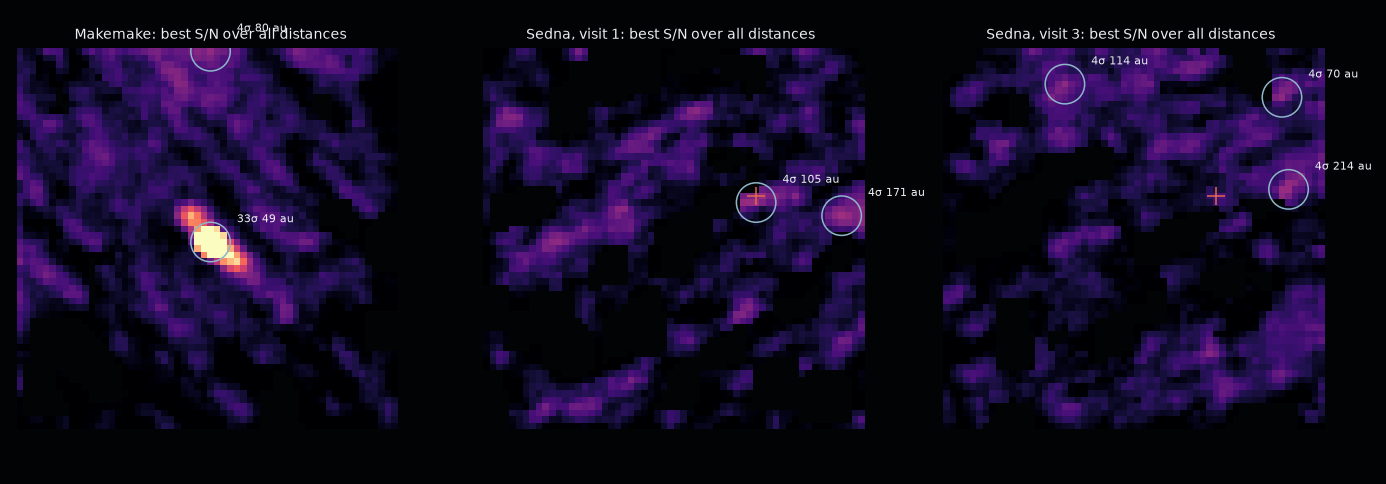

Write Python code to recreate this figure.
"""Search a whole field for moving bodies, without clicking anything: shift-and-stack the full field per distance.

Within a few arcminutes, a distant body's motion at a given distance is the same everywhere in the field, so
instead of sweeping distances from one clicked point, every exposure of a visit (stars removed with a static
sky from other visits) is shifted as a whole for each trial distance and stacked. A body at that distance adds
up to a point wherever it is; the best S/N over all distances, per pixel, is a detection map. Peaks in it are
candidates. The same search on the negated residuals (noise only: no real source is negative) counts how many
candidates noise alone gives at each S/N.

Run from service/:  ../.venv/Scripts/python ../probes/p18_field_search.py
Writes probes/p18_field_search.json and probes/p18_field_search.png.

Code written with AI assistance (Claude); see AI_USAGE.md.
"""
from __future__ import annotations

import json
import sys
from concurrent.futures import ThreadPoolExecutor
from pathlib import Path

import numpy as np
from scipy.ndimage import map_coordinates, maximum_filter, uniform_filter

sys.path.insert(0, str(Path(__file__).resolve().parents[1] / "service"))
from sedna.api import index  # noqa: E402
from sedna.archive import horizons  # noqa: E402
from sedna.archive.cutout import read_cutout  # noqa: E402
from sedna.archive.skyindex import split_visits  # noqa: E402
from sedna.focus_service import densest_window  # noqa: E402
from sedna.follow_service import _normalised  # noqa: E402
from sedna.science import parallax  # noqa: E402
from sedna.science.focus import distance_ladder  # noqa: E402
from sedna.science.stack import Grid, resample, robust_mean  # noqa: E402

OUT = Path(__file__).resolve().parent
distances = distance_ladder()[:-1]  # 72 trial distances, 25-600 au
STAR_SIGMA = 4.0  # static sky brighter than this (in exposure noise) counts as a star
MIN_MOTION_PX = 2.0  # a body that moves less than this in the window cannot be told from a star residual


def residuals(idx, ra, dec, size, visit, detectors, window_days):
    """The visit's exposures (densest window) on a fixed grid, minus a static sky from the other visits."""
    grid = Grid(ra, dec, size)
    gra, gdec = grid.sky()
    hits = idx.lookup(ra, dec, detectors=detectors)
    visits = split_visits(hits)
    own = densest_window(visits[visit], window_days)
    t0, t1 = visits[visit][0].mjd - 20, visits[visit][-1].mjd + 20
    others = [h for h in hits if not (t0 <= h.mjd <= t1)]

    def on_grid(h):
        try:
            cut = read_cutout(h.key, ra, dec, half=int(size * 0.75) + 4)
        except Exception:
            return None
        if cut is None or _normalised(cut) is None:
            return None
        return resample(cut, gra, gdec)

    with ThreadPoolExecutor(24) as pool:
        own_p = list(pool.map(on_grid, own))
        sky_p = list(pool.map(on_grid, others))
    static = {}
    for det in detectors:
        planes = [p for h, p in zip(others, sky_p) if p is not None and h.det == det]
        if len(planes) >= 3:
            static[det] = np.nanmedian(np.array(planes), axis=0)
    # near bright stars the subtraction leaves residuals of either sign: mask them (and 2 pixels around)
    bright = np.zeros((size, size), bool)
    for tpl in static.values():
        bright |= np.nan_to_num(tpl) > STAR_SIGMA
    bright = maximum_filter(bright.astype(np.uint8), size=5).astype(bool)
    usable = [(h, np.where(bright, np.nan, p - static[h.det])) for h, p in zip(own, own_p) if p is not None and h.det in static]
    return grid, usable, len(visits)


def search(grid, usable, sign=1.0, min_cover=0.6):
    """Best S/N over all trial distances at every pixel, and the distance that gave it."""
    mjd = np.array([h.mjd for h, _ in usable])
    t0 = mjd.min()
    earth = parallax.earth_position(mjd)
    earth0 = parallax.earth_position([t0])[0]
    ra_t, dec_t = parallax.predict_track(grid.ra, grid.dec, t0, distances, mjd, earth=earth, earth0=earth0)  # (D, T)
    c = (grid.size - 1) / 2
    j, i = np.mgrid[0 : grid.size, 0 : grid.size].astype(float)
    best = np.full((grid.size, grid.size), -np.inf)
    best_d = np.zeros((grid.size, grid.size))
    for d in range(len(distances)):
        px_all, py_all = grid.pixel_of(ra_t[d], dec_t[d])
        if np.hypot(np.ptp(px_all), np.ptp(py_all)) < MIN_MOTION_PX:
            continue
        planes = []
        for t, (_, resid) in enumerate(usable):
            px, py = grid.pixel_of(ra_t[d, t], dec_t[d, t])
            dx, dy = float(px) - c, float(py) - c  # where a body at this distance has moved by time t
            planes.append(sign * map_coordinates(resid, [j + dy, i + dx], order=1, mode="constant", cval=np.nan))
        cube = np.array(planes)
        cover = np.isfinite(cube).mean(axis=0)
        stack = robust_mean(cube)
        stack = np.where(cover >= min_cover, stack, np.nan)
        box = uniform_filter(np.nan_to_num(stack), size=3) * 9
        ok = np.isfinite(stack)
        if ok.sum() < 50:
            continue
        noise = 1.4826 * np.median(np.abs(box[ok] - np.median(box[ok])))
        snr = np.where(ok, (box - np.median(box[ok])) / noise, -np.inf)
        better = snr > best
        best[better], best_d[better] = snr[better], distances[d]
    return best, best_d


def peaks(best, best_d, grid, threshold, n=10):
    finite = np.where(np.isfinite(best), best, -np.inf)
    local = (finite == maximum_filter(finite, size=7)) & (finite >= threshold)
    ys, xs = np.nonzero(local)
    order = np.argsort(-finite[ys, xs])[:n]
    out = []
    for k in order:
        y, x = int(ys[k]), int(xs[k])
        out.append({"x": x, "y": y, "snr": round(float(finite[y, x]), 2), "distance_au": round(float(best_d[y, x]), 1)})
    return out


def run(name, ra, dec, visit, detectors, truth=None, fov_arcmin=6.0, window_days=6.0):
    idx = index()
    size = int(round(fov_arcmin * 60 / 6.15)) | 1
    grid, usable, nvis = residuals(idx, ra, dec, size, visit, detectors, window_days)
    best, best_d = search(grid, usable)
    neg, neg_d = search(grid, usable, sign=-1.0)
    real = peaks(best, best_d, grid, 4.0, n=12)
    noise_peaks = peaks(neg, neg_d, grid, 4.0, n=200)
    where = None
    if truth is not None:  # where the known body is in the grid at the window's start, and the map's value there
        px, py = grid.pixel_of(truth[0], truth[1])
        tx, ty = int(round(float(px))), int(round(float(py)))
        if 0 <= tx < grid.size and 0 <= ty < grid.size:
            y0, y1, x0, x1 = max(0, ty - 2), ty + 3, max(0, tx - 2), tx + 3
            k = np.unravel_index(np.nanargmax(np.where(np.isfinite(best[y0:y1, x0:x1]), best[y0:y1, x0:x1], -np.inf)), best[y0:y1, x0:x1].shape)
            near = round(float(best[y0 + k[0], x0 + k[1]]), 2)  # compared rounded, like the candidates' S/N
            where = {"x": tx, "y": ty, "snr_near": near, "distance_near_au": round(float(best_d[y0 + k[0], x0 + k[1]]), 1),
                     "rank": 1 + sum(1 for p in real if p["snr"] > near)}
    result = {
        "field": name, "ra": ra, "dec": dec, "visit": visit + 1, "visits": nvis, "exposures": len(usable),
        "days": round(float(max(h.mjd for h, _ in usable) - min(h.mjd for h, _ in usable)), 2),
        "candidates": real, "known_body": where,
        "noise_peaks_at_or_above": {str(t): int(sum(1 for p in noise_peaks if p["snr"] >= t)) for t in (5, 6, 7, 8)},
        "real_peaks_at_or_above": {str(t): int(sum(1 for p in peaks(best, best_d, grid, 4.0, n=200) if p["snr"] >= t)) for t in (5, 6, 7, 8)},
    }
    print(f"\n== {name}, visit {visit + 1}: {len(usable)} exposures over {result['days']} d")
    print("  top candidates:", [(p["snr"], p["distance_au"], (p["x"], p["y"])) for p in real[:6]])
    print("  known body:", where)
    print("  peaks >= 5/6/7/8 sigma: real", result["real_peaks_at_or_above"], "| noise (negated)", result["noise_peaks_at_or_above"])
    return result, best


results, maps = [], []
# Makemake's field, the visit the distance focus uses (body near the centre at the window's start)
eph_mk = None
r, m = run("Makemake", 199.94124, 21.48776, 0, (1, 2, 3, 4), truth=None)
results.append(r); maps.append(("Makemake", m))
# Sedna: field centred near it in visits 1 and 3 (where the seeded focus found it); not told where it is
idx = index()
from sedna.focus_service import body_visits  # noqa: E402
sv = body_visits(idx, "90377", detectors=(1, 2, 3))
for v in (0, 2):
    win = densest_window([h for h in sv[v] if h.det in (1, 2, 3)], 6.0)
    eph = horizons.at_times("90377", [win[0].mjd])
    sra, sdec = float(eph["ra"][0]), float(eph["dec"][0])
    # the field centre is offset from Sedna by a fixed 1.3' so the search is not centred on the answer
    r, m = run(f"Sedna (visit {v + 1})", sra + 1.3 / 60 / np.cos(np.radians(sdec)), sdec - 0.7 / 60, v, (1, 2, 3), truth=(sra, sdec))
    results.append(r); maps.append((f"Sedna, visit {v + 1}", m))

(OUT / "p18_field_search.json").write_text(json.dumps(results, indent=1))

import matplotlib  # noqa: E402
matplotlib.use("Agg")
import matplotlib.pyplot as plt  # noqa: E402

fig, axes = plt.subplots(1, len(maps), figsize=(4.2 * len(maps), 4.4), facecolor="#020305")
for ax, (title, mp), res in zip(np.atleast_1d(axes), maps, results):
    shown = np.where(np.isfinite(mp), mp, np.nan)
    ax.imshow(shown, origin="lower", cmap="magma", vmin=0, vmax=10, interpolation="nearest")
    for p in res["candidates"][:5]:
        ax.add_patch(plt.Circle((p["x"], p["y"]), 3, fill=False, color="#8FB6C9", lw=1))
        ax.text(p["x"] + 4, p["y"] + 3, f"{p['snr']:.0f}σ {p['distance_au']:.0f} au", color="#ECEEF2", fontsize=7)
    if res["known_body"]:
        kb = res["known_body"]
        ax.plot(kb["x"], kb["y"], "+", color="#E0694A", ms=12)
    ax.set_title(f"{title}: best S/N over all distances", color="#ECEEF2", fontsize=9)
    ax.axis("off")
fig.tight_layout()
fig.savefig(OUT / "p18_field_search.png", dpi=110, facecolor="#020305")
print("\nwrote", OUT / "p18_field_search.json", OUT / "p18_field_search.png")
